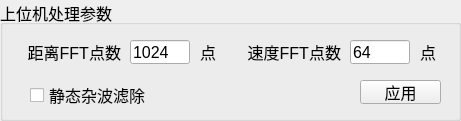
    <widget class="QGroupBox" name="groupBox_host">
     <property name="geometry">
      <rect>
       <x>20</x>
       <y>310</y>
       <width>461</width>
       <height>121</height>
      </rect>
     </property>
     <property name="font">
      <font>
       <family>Microsoft YaHei UI</family>
       <pointsize>12</pointsize>
      </font>
     </property>
     <property name="title">
      <string>上位机处理参数</string>
     </property>
     <widget class="QLabel" name="label_62">
      <property name="geometry">
       <rect>
        <x>420</x>
        <y>40</y>
        <width>41</width>
        <height>24</height>
       </rect>
      </property>
      <property name="font">
       <font>
        <family>Microsoft YaHei UI</family>
        <pointsize>12</pointsize>
       </font>
      </property>
      <property name="text">
       <string>点</string>
      </property>
     </widget>
     <widget class="QLineEdit" name="lineEdit_radarDopplerFFTSize">
      <property name="geometry">
       <rect>
        <x>350</x>
        <y>40</y>
        <width>60</width>
        <height>24</height>
       </rect>
      </property>
      <property name="font">
       <font>
        <family>Microsoft YaHei UI</family>
        <pointsize>12</pointsize>
       </font>
      </property>
      <property name="text">
       <string>64</string>
      </property>
      <property name="readOnly">
       <bool>false</bool>
      </property>
     </widget>
     <widget class="QLabel" name="label_63">
      <property name="geometry">
       <rect>
        <x>240</x>
        <y>40</y>
        <width>101</width>
        <height>24</height>
       </rect>
      </property>
      <property name="font">
       <font>
        <family>Microsoft YaHei UI</family>
        <pointsize>12</pointsize>
       </font>
      </property>
      <property name="text">
       <string>速度FFT点数</string>
      </property>
      <property name="alignment">
       <set>Qt::AlignRight|Qt::AlignTrailing|Qt::AlignVCenter</set>
      </property>
     </widget>
     <widget class="QLineEdit" name="lineEdit_radarRangeFFTSize">
      <property name="geometry">
       <rect>
        <x>130</x>
        <y>40</y>
        <width>60</width>
        <height>24</height>
       </rect>
      </property>
      <property name="font">
       <font>
        <family>Microsoft YaHei UI</family>
        <pointsize>12</pointsize>
       </font>
      </property>
      <property name="text">
       <string>1024</string>
      </property>
      <property name="readOnly">
       <bool>false</bool>
      </property>
     </widget>
     <widget class="QLabel" name="label_68">
      <property name="geometry">
       <rect>
        <x>200</x>
        <y>40</y>
        <width>41</width>
        <height>24</height>
       </rect>
      </property>
      <property name="font">
       <font>
        <family>Microsoft YaHei UI</family>
        <pointsize>12</pointsize>
       </font>
      </property>
      <property name="text">
       <string>点</string>
      </property>
     </widget>
     <widget class="QLabel" name="label_69">
      <property name="geometry">
       <rect>
        <x>20</x>
        <y>40</y>
        <width>101</width>
        <height>24</height>
       </rect>
      </property>
      <property name="font">
       <font>
        <family>Microsoft YaHei UI</family>
        <pointsize>12</pointsize>
       </font>
      </property>
      <property name="text">
       <string>距离FFT点数</string>
      </property>
      <property name="alignment">
       <set>Qt::AlignRight|Qt::AlignTrailing|Qt::AlignVCenter</set>
      </property>
     </widget>
     <widget class="QPushButton" name="pushButton_radarProcessParamsApply">
      <property name="geometry">
       <rect>
        <x>360</x>
        <y>80</y>
        <width>81</width>
        <height>24</height>
       </rect>
      </property>
      <property name="font">
       <font>
        <family>Microsoft YaHei UI</family>
        <pointsize>12</pointsize>
       </font>
      </property>
      <property name="text">
       <string>应用</string>
      </property>
     </widget>
     <widget class="QCheckBox" name="checkBox_radarSCR">
      <property name="geometry">
       <rect>
        <x>30</x>
        <y>80</y>
        <width>151</width>
        <height>30</height>
       </rect>
      </property>
      <property name="text">
       <string>静态杂波滤除</string>
      </property>
     </widget>
    </widget>
